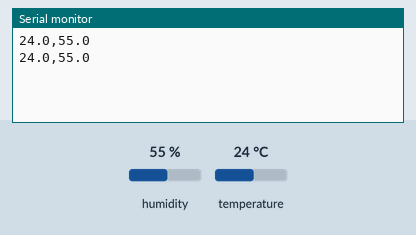
The sketch below on a simulated Arduino Uno, built with avr-gcc and run on an emulated ATmega328P. On the bench: the last lines printed to the serial monitor. Inputs (shaded band) come from the test bench; at power-on: humidity 55 %, temperature 24 °C.

Above: at 5.8 s.
5.9 s: humidity set to 22 %
At 11.5 s:
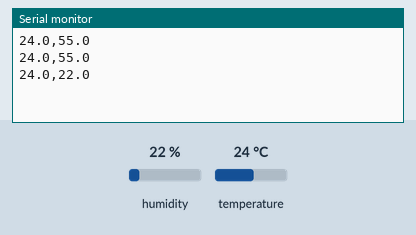
11.9 s: temperature set to 12 °C
At 16.3 s:
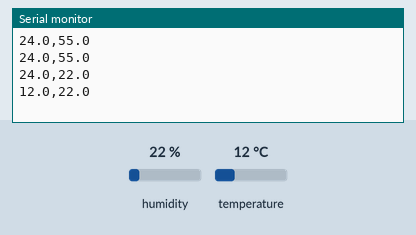
17.9 s: humidity set to 40 %
At 20.9 s:
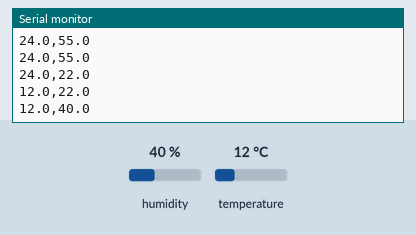
Timing chart, 0 to 22.4 s (numbered marks = the images above; inputs shaded):
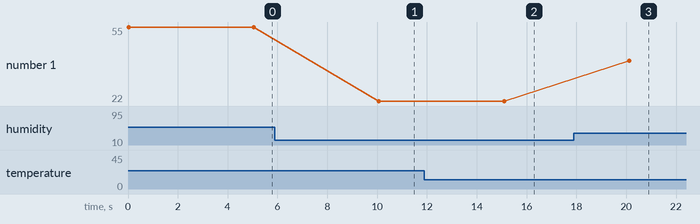

The sketch:

ky-15.ino
```cpp
#include <DHT.h>
#include <DHT_U.h>

#define DHTpin 2
#define DHTType DHT11
DHT dht = DHT(DHTpin, DHTType);


void setup() {

  Serial.begin(9600);

  dht.begin();
}

void loop() {

  float h = dht.readHumidity();

  float t = dht.readTemperature();


  Serial.print(t, 1);
  Serial.print(",");
  Serial.println(h, 1);
  delay(5000);
}
```

Measured:
- after the input at 5.9 s, the serial monitor: prints a new line after 4.2 s (image 1)
- after the input at 11.9 s, the serial monitor: prints a new line after 3.2 s (image 2)
- after the input at 17.9 s, the serial monitor: prints a new line after 2.2 s (image 3)
- plotted number 1: 55 → 22 after the input at 5.9 s, 22 → 40 after the input at 17.9 s
